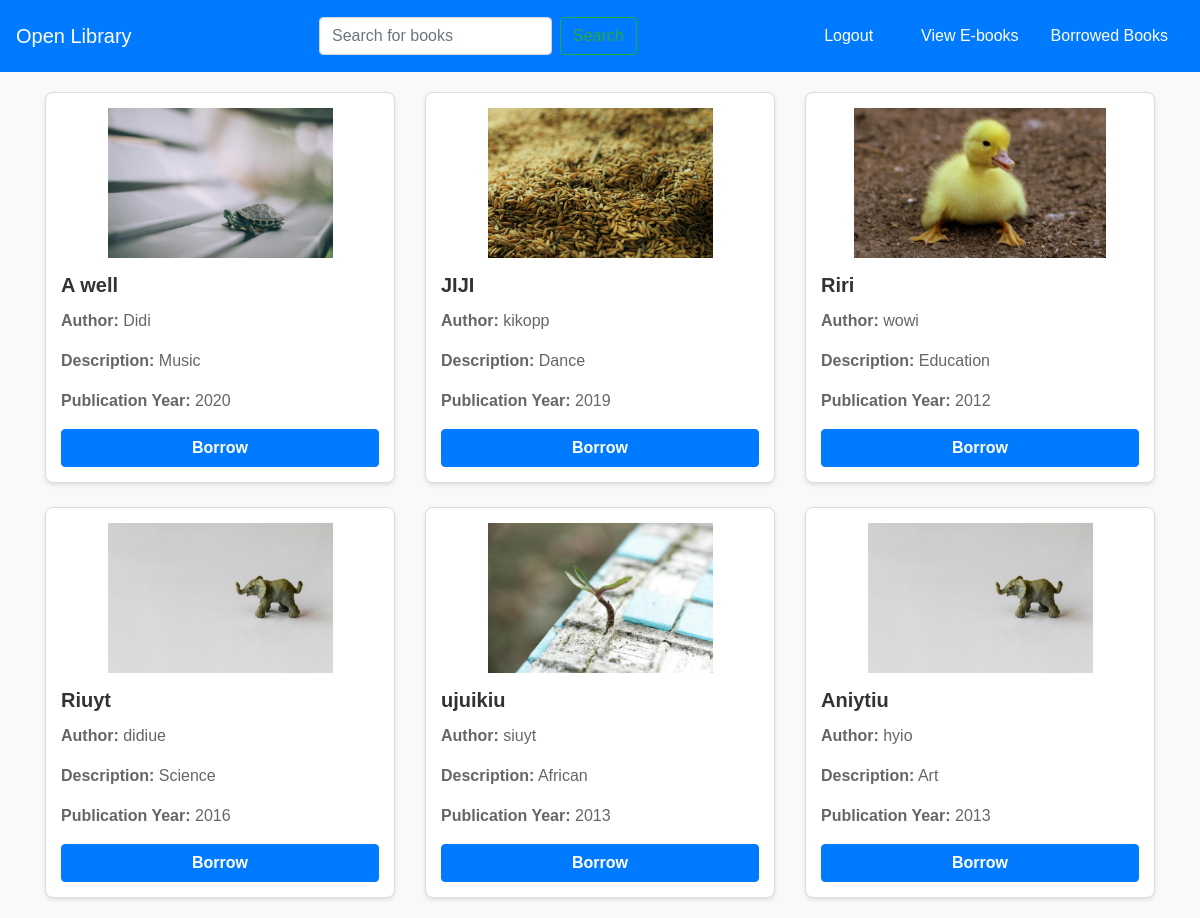
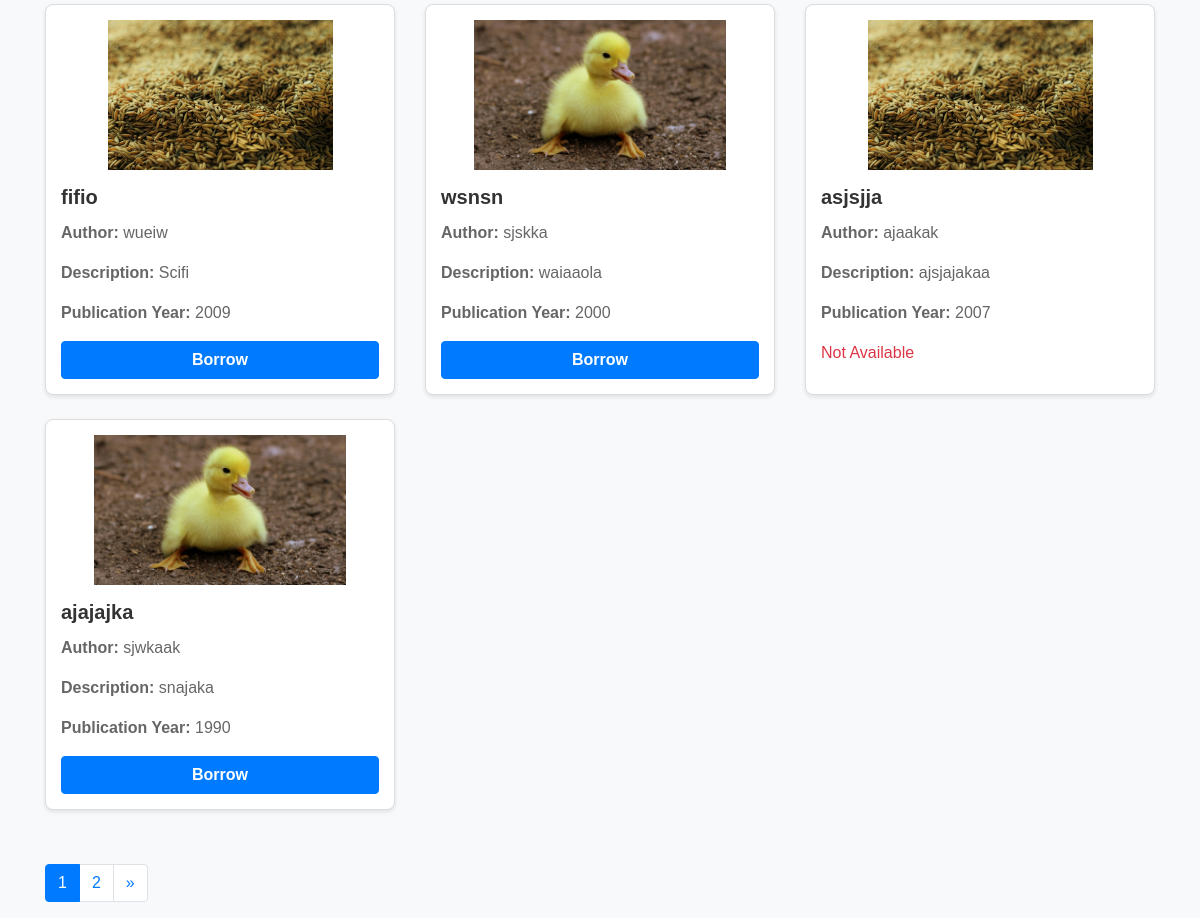
Page /view_books (signed in) on the committed database (2 pictures, top to bottom).
### models.py (models this page shows, shortened)
class Book(db.Model):
    id = db.Column(db.Integer, primary_key=True)
    picture = db.Column(db.String(120), nullable=True)
    title = db.Column(db.String(150), nullable=False)
    author = db.Column(db.String(100), nullable=False)
    isbn = db.Column(db.String(20), unique=True, nullable=False)
    genre = db.Column(db.String(50), nullable=True)
    description = db.Column(db.String(50), nullable=False)
    publication_year = db.Column(db.Integer)
    available_quantity = db.Column(db.Integer, default=1)
    total_quantity = db.Column(db.Integer, default=1)
    shelf = db.Column(db.String(100), nullable=False)

### app.py (the view)
@app.route('/view_books', methods=['GET'])
def view_books():
    page = request.args.get('page', 1, type=int)
    per_page = 10
    books = Book.query.paginate(page=page, per_page=per_page)
    if 'member_id' not in session:
        flash('Please log in to access this page.', 'warning')
        return redirect(url_for('mlogin'))
    return render_template('view_books.html', books=books)

### templates/view_books.html (shortened to what this page needs)
<!DOCTYPE html>
<html lang="en">
<head>
    <link href="https://stackpath.bootstrapcdn.com/bootstrap/4.5.2/css/bootstrap.min.css" rel="stylesheet">
</head>
<body>
    <nav class="navbar navbar-expand-lg navbar-light bg-light w-100">
        <a class="navbar-brand" href="#">Open Library</a>
        <div class="collapse navbar-collapse" id="navbarNav">
            <div class="ml-auto d-flex">
                <form method="GET" action="{{ url_for('search_books') }}" class="form-inline my-2 my-lg-0">
                    <input class="form-control mr-sm-2" type="search" placeholder="Search for books" name="query" aria-label="Search">
                    <button class="btn btn-outline-success my-2 my-sm-0" type="submit">Search</button>
                </form>
            </div>
            <div class="ml-auto d-flex">
                <a class="nav-link mr-3" href="{{ url_for('mlogout') }}">Logout</a>
                <a class="nav-link" href="{{ url_for('view_ebooks') }}">View E-books</a>
                <a class="nav-link" href="{{ url_for('member_loans', member_id=session['member_id']) }}">Borrowed Books</a>
            </div>
        </div>
    </nav>
    <div class="container">
        {% if books %}
        <div class="row">
            {% for book in books.items %}
            <div class="col-md-4 mb-4">
                <div class="card h-100">
                    <div class="card-body">
                        {% if book.picture %}
                        <img src="{{ url_for('static', filename='uploads/' + book.picture) }}" alt="{{ book.title }}" class="img-fluid">
                        {% else %}
                        <p>No image available</p>
                        {% endif %}
                        <h5 class="card-title">{{ book.title }}</h5>
                        <p class="card-text"><strong>Author:</strong> {{ book.author }}</p>
                        <p class="card-text"><strong>Description:</strong> {{ book.description }}</p>
                        <p class="card-text"><strong>Publication Year:</strong> {{ book.publication_year }}</p>
                        {% if book.available_quantity > 0 %}
                        <form id="borrow-form" action="{{ url_for('borrow_book', book_id=book.id) }}" method="POST">
                            <button type="submit" class="btn btn-primary">Borrow</button>
                        </form>
                        {% else %}
                        <span class="text-danger">Not Available</span>
                        {% endif %}
                    </div>
                </div>
            </div>
            {% endfor %}
        </div>
        {% else %}
        <p class="no-books">No books available at the moment.</p>
        {% endif %}
        <nav aria-label="Page navigation">
            <ul class="pagination">
                {% for page_num in range(1, books.pages + 1) %}
                <li class="page-item {% if books.page == page_num %}active{% endif %}">
                    <a class="page-link" href="{{ url_for('view_books', page=page_num) }}">{{ page_num }}</a>
                </li>
                {% endfor %}
                {% if books.has_next %}
                <li class="page-item">
                    <a class="page-link" href="{{ url_for('view_books', page=books.next_num) }}" aria-label="Next">
                        <span aria-hidden="true">&raquo;</span>
                    </a>
                </li>
                {% endif %}
            </ul>
        </nav>
    </div>
</body>
</html>

### templates/view_books.html (style rules this page uses)
body { background-color: #f8f9fa; font-family: Arial, sans-serif; }
.navbar { background-color: #007bff !important; width: 100%; padding: 1rem; margin: 0; }
.navbar-brand, .nav-link { color: #fff !important; }
.card { border: 1px solid #ddd; border-radius: 8px; overflow: hidden; box-shadow: 0 2px 4px rgba(0, 0, 0, 0.1); transition: transform 0.2s; }
.card-body { padding: 15px; }
.card-title { font-size: 1.25rem; font-weight: bold; color: #333; }
.card-text { color: #666; }
.btn-primary { background-color: #007bff; border-color: #007bff; width: 100%; font-size: 16px; font-weight: bold; }
.container { margin-top: 20px; }
.row { margin-bottom: 30px; }
img { display: block; margin: 0 auto 15px; max-height: 150px; object-fit: cover; }

### rows in the picture
Book: picture (picture), title "A well", author "Didi", description "Music", publication_year "2020"
Book: picture (picture), title "JIJI", author "kikopp", description "Dance", publication_year "2019"
Book: picture (picture), title "Riri", author "wowi", description "Education", publication_year "2012"
Book: picture (picture), title "Riuyt", author "didiue", description "Science", publication_year "2016"
Book: picture (picture), title "ujuikiu", author "siuyt", description "African", publication_year "2013"
Book: picture (picture), title "Aniytiu", author "hyio", description "Art", publication_year "2013"
Book: picture (picture), title "fifio", author "wueiw", description "Scifi", publication_year "2009"
Book: picture (picture), title "wsnsn", author "sjskka", description "waiaaola", publication_year "2000"
Book: picture (picture), title "asjsjja", author "ajaakak", description "ajsjajakaa", publication_year "2007", available_quantity "Not Available"
Book: picture (picture), title "ajajajka", author "sjwkaak", description "snajaka", publication_year "1990"

### other values in the picture
{{ page_num }} "1" "2"
